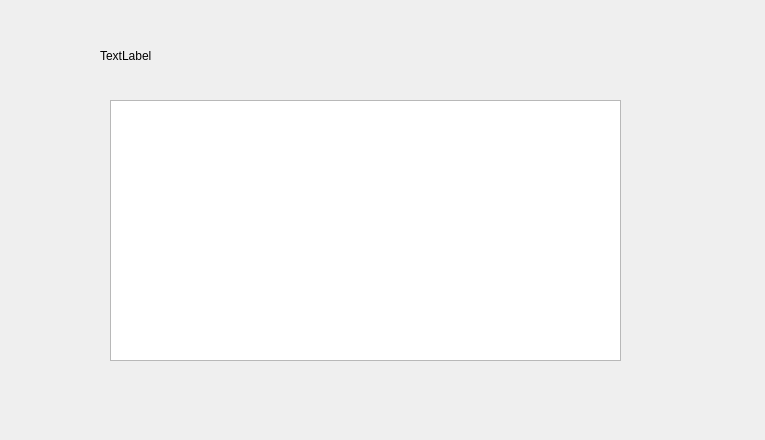
<?xml version="1.0" encoding="UTF-8"?>
<ui version="4.0">
 <class>WaiterAsswss</class>
 <widget class="QDialog" name="WaiterAsswss">
  <property name="geometry">
   <rect>
    <x>0</x>
    <y>0</y>
    <width>765</width>
    <height>440</height>
   </rect>
  </property>
  <property name="windowTitle">
   <string>Dialog</string>
  </property>
  <widget class="QLabel" name="label">
   <property name="geometry">
    <rect>
     <x>100</x>
     <y>40</y>
     <width>131</width>
     <height>31</height>
    </rect>
   </property>
   <property name="text">
    <string>TextLabel</string>
   </property>
  </widget>
  <widget class="QTableWidget" name="tableWidget">
   <property name="geometry">
    <rect>
     <x>110</x>
     <y>100</y>
     <width>511</width>
     <height>261</height>
    </rect>
   </property>
  </widget>
 </widget>
 <resources/>
 <connections/>
</ui>
